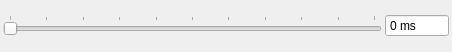
<?xml version="1.0" encoding="UTF-8"?>
<ui version="4.0">
 <class>CTuneTimerDialog</class>
 <widget class="QDockWidget" name="CTuneTimerDialog">
  <property name="geometry">
   <rect>
    <x>0</x>
    <y>0</y>
    <width>452</width>
    <height>52</height>
   </rect>
  </property>
  <property name="minimumSize">
   <size>
    <width>0</width>
    <height>0</height>
   </size>
  </property>
  <property name="features">
   <set>QDockWidget::AllDockWidgetFeatures</set>
  </property>
  <property name="windowTitle">
   <string>Time interval update render</string>
  </property>
  <widget class="QWidget" name="dockWidgetContents">
   <layout class="QGridLayout" name="gridLayout">
    <property name="margin">
     <number>3</number>
    </property>
    <property name="spacing">
     <number>3</number>
    </property>
    <item row="0" column="0">
     <widget class="QSlider" name="horizontalSlider">
      <property name="maximum">
       <number>500</number>
      </property>
      <property name="orientation">
       <enum>Qt::Horizontal</enum>
      </property>
      <property name="tickPosition">
       <enum>QSlider::TicksAbove</enum>
      </property>
      <property name="tickInterval">
       <number>50</number>
      </property>
     </widget>
    </item>
    <item row="0" column="1">
     <widget class="QSpinBox" name="spinBox">
      <property name="frame">
       <bool>true</bool>
      </property>
      <property name="readOnly">
       <bool>true</bool>
      </property>
      <property name="buttonSymbols">
       <enum>QAbstractSpinBox::NoButtons</enum>
      </property>
      <property name="suffix">
       <string> ms</string>
      </property>
      <property name="maximum">
       <number>10000</number>
      </property>
     </widget>
    </item>
   </layout>
  </widget>
 </widget>
 <resources/>
 <connections>
  <connection>
   <sender>horizontalSlider</sender>
   <signal>valueChanged(int)</signal>
   <receiver>spinBox</receiver>
   <slot>setValue(int)</slot>
   <hints>
    <hint type="sourcelabel">
     <x>167</x>
     <y>93</y>
    </hint>
    <hint type="destinationlabel">
     <x>319</x>
     <y>75</y>
    </hint>
   </hints>
  </connection>
 </connections>
</ui>
